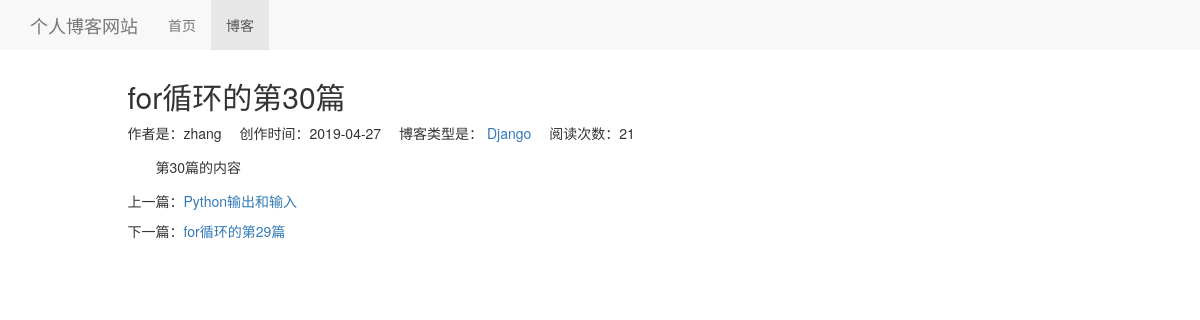
Screenshot of /blog/37 with the database file from the repository.
### blog/models.py (models this page shows, shortened)
class Blog(models.Model, ReadNumExpandMethod):
    read_details = GenericRelation(ReadDetail)
    title = models.CharField(max_length=50)
    blog_type = models.ForeignKey(BlogType, on_delete=models.DO_NOTHING)
    content = RichTextUploadingField(config_name='my_config')
    author = models.ForeignKey(User, on_delete=models.DO_NOTHING)
    created_time = models.DateTimeField(auto_now_add=True)
    last_update_time = models.DateTimeField(auto_now=True)
    is_delete = models.BooleanField(default=False)
    class Meta:
        ordering = ['-created_time']  # 按照创建时间新到旧进行排序

class BlogType(models.Model):
    blog_type = models.CharField(max_length=15)
    def __str__(self):
        return self.blog_type

### read_statistics/models.py (models this page shows)
class ReadNum(models.Model):
    read_num = models.IntegerField(default=0)
    content_type = models.ForeignKey(ContentType, on_delete=models.DO_NOTHING)
    object_id = models.PositiveIntegerField()
    content_object = GenericForeignKey('content_type', 'object_id')

### blog/views.py (the view)
# urls.py: path('<int:blog_pk>', views.Blog_detail, name='blog_detail'),
def Blog_detail(request, blog_pk):
    context = {}
    blog_detail = get_object_or_404(Blog, pk=blog_pk)
    read_statistics_add_times(request, blog_detail, blog_pk)
    context['previous_blog'] = Blog.objects.filter(created_time__gt=blog_detail.created_time).last()
    context['next_blog'] = Blog.objects.filter(created_time__lt=blog_detail.created_time).first()
    context['blog_detail'] = blog_detail
    response = render(request, 'blog/blog_detail.html', context)
    response.set_cookie('blog_%s_readed' % blog_pk, 'true')
    return response

### read_statistics/models.py (called while the page is built)
    def get_read_num(self):
        try:
            ct = ContentType.objects.get_for_model(self)
            readnum = ReadNum.objects.get(content_type=ct, object_id=self.pk)
            return readnum.read_num
        except exceptions.ObjectDoesNotExist:
            return 0

### read_statistics/utils.py (called while the page is built)
def read_statistics_add_times(request, blog, blog_pk):
    if not request.COOKIES.get('blog_%s_readed' % blog_pk):
        ct = ContentType.objects.get_for_model(blog)
        readnum, created = ReadNum.objects.get_or_create(content_type=ct, object_id=blog_pk)
        if not created:
            print('不存在，则创建！')
        readnum.read_num += 1
        readnum.save()
        readdetail, created = ReadDetail.objects.get_or_create(content_type=ct, object_id=blog_pk, date=timezone.now().date())
        readdetail.read_num += 1
        readdetail.save()

### blog/templates/blog/blog_detail.html (shortened to what this page needs)
{% extends 'base.html' %}
{% load staticfiles %}
{% block header_extends %}
    <link rel="stylesheet" href="{% static 'blog_detail.css' %}">
    <link rel="stylesheet" href="/static/googlecode.css">
{% endblock %}
{% block nav_blog_active %}
    active
{% endblock %}
{% block content %}
<div class="container">
    <div class="row">
        <div class="col-xs-10 col-xs-offset-1">
            <h2>{{ blog_detail.title }}</h2>
            <ul class="blog-info">
                <li>作者是：{{ blog_detail.author }}</li>
                <li>创作时间：{{ blog_detail.created_time | date:'Y-m-d' }}</li>
                <li>博客类型是：
                <a href="{% url 'blog_with_type' blog_detail.blog_type.pk %}">{{ blog_detail.blog_type }}</a>
                </li>
                <li>阅读次数：{{ blog_detail.get_read_num }}</li>
            </ul>
            <div class="contend">
                <p>{{ blog_detail.content | safe }}</p>
            </div>
            <div class="blog_more">
                {% if previous_blog %}
                    <p>上一篇：<a href="{% url 'blog_detail' previous_blog.pk %}">{{ previous_blog.title }}</a></p>
                {% else %}
                    <p>上一篇：没有了</p>
                {% endif %}
                {% if next_blog %}
                    <p>下一篇：<a href="{% url 'blog_detail' next_blog.pk %}">{{ next_blog.title }}</a></p>
                {% else %}
                    <p>下一篇：没有了</p>
                {% endif %}
            </div>
        </div>
    </div>
</div>
{% endblock %}

### static/base.css (style rules this page uses)
* { margin: 0; padding: 0; }
body { margin-top: 60px; }
ul { list-style-type: none; }

### blog/static/blog_detail.css (style rules this page uses)
div.col-xs-10 ul.blog-info { list-style-type: none; margin-bottom: 1em; }
div.col-xs-10 ul.blog-info li { display: inline-block; margin-right: 1em; }
div.contend p { text-indent: 2em; }
div.blog_more { margin-top: 1em; }

### rows the page displays
Blog: title "for循环的第30篇", author "zhang", created_time "2019-04-27", blog_type "Django", get_read_num "21", content "第30篇的内容"
Blog: title "Python输出和输入"
Blog: title "for循环的第29篇"
